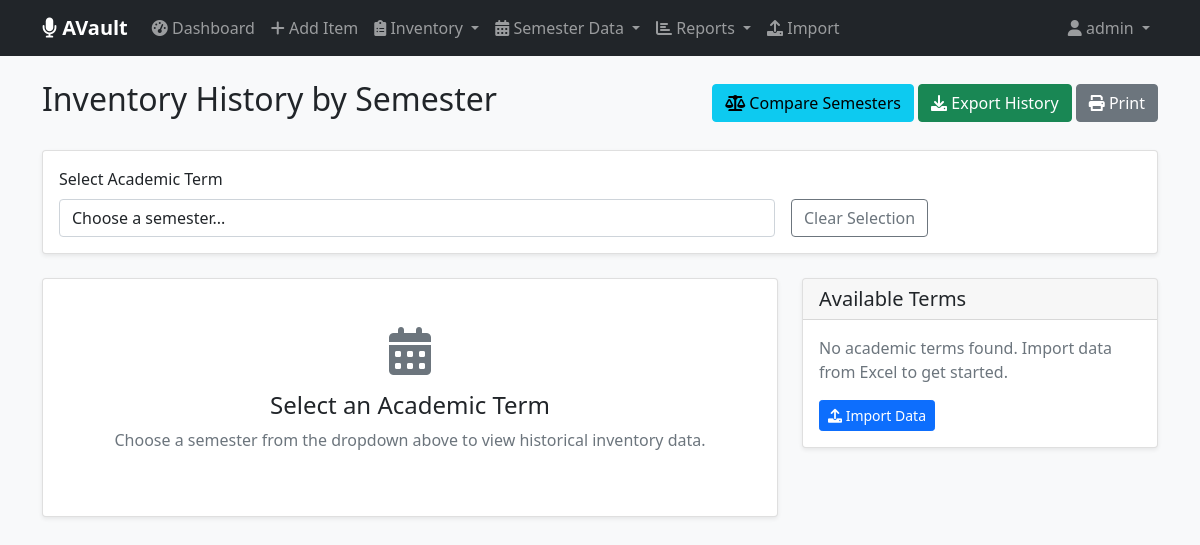
/inventory/semester-history/ (signed in), run on an earlier commit of the app's database.
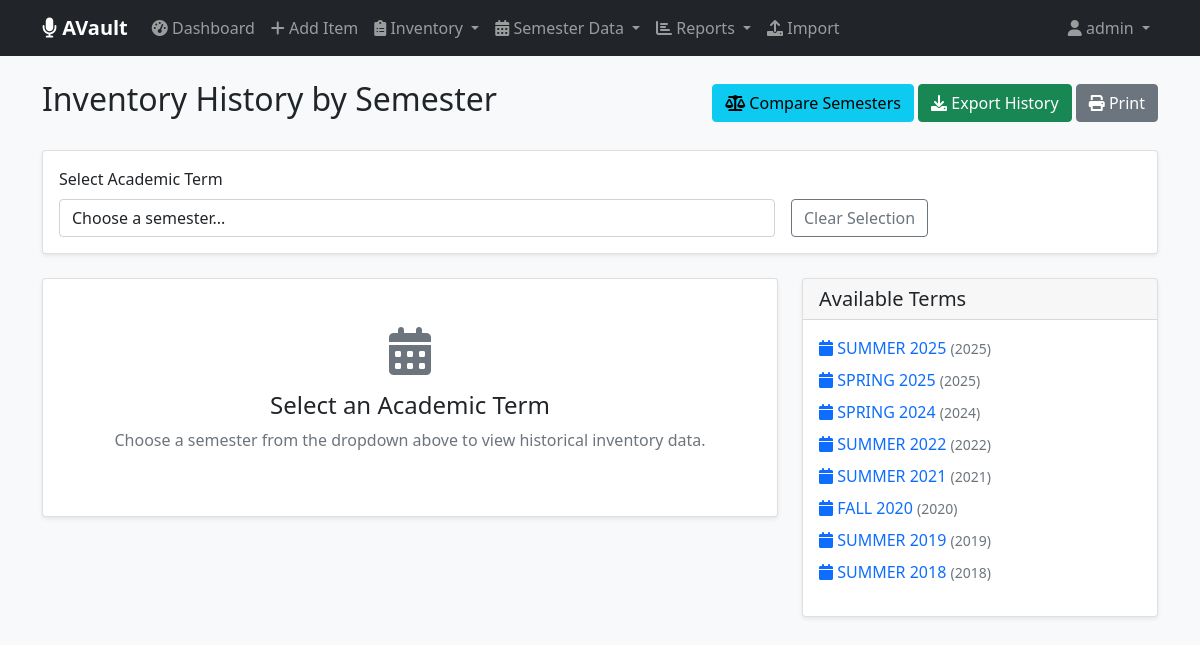
And on a later commit of the database.
### inventory/models.py (models this page shows, shortened)
class AcademicTerm(models.Model):
    TERM_CHOICES = [
        ('SPRING', 'Spring'),
        ('SUMMER', 'Summer'),
        ('FALL', 'Fall'),
        ('WINTER', 'Winter'),
    ]
    name = models.CharField(max_length=50, unique=True)  # e.g., "SPRING 2024"
    term = models.CharField(max_length=10, choices=TERM_CHOICES)
    year = models.IntegerField()
    start_date = models.DateField(null=True, blank=True)
    end_date = models.DateField(null=True, blank=True)
    created_at = models.DateTimeField(auto_now_add=True)
    class Meta:
        ordering = ['-year', '-term']
        unique_together = ['term', 'year']

### inventory/views.py (the view, shortened to what this page needs)
# urls.py: path('semester-history/', views.semester_history, name='semester_history'),
@login_required
def semester_history(request):
    terms = AcademicTerm.objects.all()
    selected_term = request.GET.get('term')
    context = {
        'terms': terms,
        'selected_term': selected_term
    }
    return render(request, 'inventory/semester_history.html', context)

### inventory/context_processors.py (called while the page is built, shortened)
def admin_stats(request):
    if not request.path.startswith('/admin/'):
        return {}

### inventory/templates/inventory/semester_history.html (shortened to what this page needs)
{% extends 'inventory/base.html' %}
{% block content %}
<div class="d-flex justify-content-between align-items-center mb-4 no-print">
    <h2>Inventory History by Semester</h2>
    <div>
        <a href="{% url 'inventory:semester_comparison' %}" class="btn btn-info">
            <i class="fas fa-balance-scale"></i> Compare Semesters
        </a>
        <a href="{% url 'inventory:export_semester_data' %}" class="btn btn-success">
            <i class="fas fa-download"></i> Export History
        </a>
        <button onclick="window.print()" class="btn btn-secondary">
            <i class="fas fa-print"></i> Print
        </button>
    </div>
</div>
<div class="card mb-4 no-print">
    <div class="card-body">
        <form method="get" class="row g-3">
            <div class="col-md-8">
                <label for="term" class="form-label">Select Academic Term</label>
                <select name="term" class="form-control" onchange="this.form.submit()">
                    <option value="">Choose a semester...</option>
                </select>
            </div>
            <div class="col-md-4 d-flex align-items-end">
                <a href="{% url 'inventory:semester_history' %}" class="btn btn-outline-secondary">Clear Selection</a>
            </div>
        </form>
    </div>
</div>
{% if selected_term_obj %}
    <div class="alert alert-info">
        <h5><i class="fas fa-calendar"></i> {{ selected_term_obj.name }} Summary</h5>
        <div class="row">
            <div class="col-md-3">
                <strong>Total Items:</strong> {{ total_items }}
            </div>
            <div class="col-md-3">
                <strong>Academic Year:</strong> {{ selected_term_obj.year }}
            </div>
            <div class="col-md-3">
                <strong>Term:</strong> {{ selected_term_obj.get_term_display }}
            </div>
            <div class="col-md-3">
                <strong>Categories:</strong> {{ counts_by_category|length }}
            </div>
        </div>
    </div>
    {% if counts_by_category %}
        {% for category_name, counts in counts_by_category.items %}
            <div class="mb-4">
                <h3 class="category-header p-3 rounded">{{ category_name }}</h3>
                <div class="table-responsive">
                    <table class="table table-striped table-hover">
                        <thead>
                            <tr>
                                <th>Item Name</th>
                                <th>Count</th>
                                <th>Location</th>
                                <th>Condition</th>
                                <th>Serial/Frequency</th>
                                <th class="no-print">Actions</th>
                            </tr>
                        </thead>
                        <tbody>
                            {% for count in counts %}
                                <tr>
                                    <td><strong>{{ count.item.name }}</strong></td>
                                    <td>
                                        <span class="badge bg-primary fs-6">{{ count.counted_quantity }}</span>
                                    </td>
                                    <td>{{ count.item.location|default:"-" }}</td>
                                    <td>{{ count.item.condition|default:"-" }}</td>
                                    <td>{{ count.item.serial_frequency|default:"-" }}</td>
                                    <td class="no-print">
                                        <a href="{% url 'inventory:item_trend_analysis' count.item.id %}"
                                           class="btn btn-sm btn-outline-info" title="View Trends">
                                            <i class="fas fa-chart-line"></i>
                                        </a>
                                        <a href="{% url 'inventory:edit_item' count.item.id %}"
                                           class="btn btn-sm btn-outline-primary" title="Edit Item">
                                            <i class="fas fa-edit"></i>
                                        </a>
                                    </td>
                                </tr>
                            {% endfor %}
                        </tbody>
                    </table>
                </div>
            </div>
        {% endfor %}
    {% else %}
        <div class="alert alert-warning">
            <i class="fas fa-exclamation-triangle"></i>
            No inventory data found for {{ selected_term_obj.name }}.
        </div>
    {% endif %}
{% else %}
    <div class="row">
        <div class="col-md-8">
            <div class="card">
                <div class="card-body text-center py-5">
                    <i class="fas fa-calendar-alt fa-3x text-muted mb-3"></i>
                    <h4>Select an Academic Term</h4>
                    <p class="text-muted">
                        Choose a semester from the dropdown above to view historical inventory data.
                    </p>
                </div>
            </div>
        </div>
        <div class="col-md-4">
            <div class="card">
                <div class="card-header">
                    <h5 class="mb-0">Available Terms</h5>
                </div>
                <div class="card-body">
                    {% if terms %}
                        <ul class="list-unstyled">
                            {% for term in terms|slice:":10" %}
                                <li class="mb-2">
                                    <a href="?term={{ term.id }}" class="text-decoration-none">
                                        <i class="fas fa-calendar"></i> {{ term.name }}
                                        <small class="text-muted">({{ term.year }})</small>
                                    </a>
                                </li>
                            {% endfor %}
                        </ul>
                    {% else %}
                        <p class="text-muted">No academic terms found. Import data from Excel to get started.</p>
                        {% if user.is_staff %}
                            <a href="{% url 'inventory:import_excel' %}" class="btn btn-primary btn-sm">
                                <i class="fas fa-upload"></i> Import Data
                            </a>
                        {% endif %}
                    {% endif %}
                </div>
            </div>
        </div>
    </div>
{% endif %}
{% endblock %}

### inventory/templates/inventory/base.html (shortened to what this page needs)
<!DOCTYPE html>
<html lang="en">
<head>
    <link href="https://cdn.jsdelivr.net/npm/bootstrap@5.1.3/dist/css/bootstrap.min.css" rel="stylesheet">
    <link rel="stylesheet" href="https://cdnjs.cloudflare.com/ajax/libs/font-awesome/6.0.0/css/all.min.css">
</head>
<body>
    <nav class="navbar navbar-expand-lg navbar-dark bg-dark no-print">
        <div class="container">
            <a class="navbar-brand" href="{% url 'inventory:dashboard' %}">
                <i class="fas fa-microphone"></i> AVault
            </a>
            <div class="collapse navbar-collapse" id="navbarNav">
                <ul class="navbar-nav me-auto">
                    <li class="nav-item">
                        <a class="nav-link" href="{% url 'inventory:dashboard' %}">
                            <i class="fas fa-tachometer-alt"></i> Dashboard
                        </a>
                    </li>
                    <li class="nav-item">
                        <a class="nav-link" href="{% url 'inventory:add_item' %}">
                            <i class="fas fa-plus"></i> Add Item
                        </a>
                    </li>
                    <li class="nav-item dropdown">
                        <a class="nav-link dropdown-toggle" href="#" role="button" data-bs-toggle="dropdown">
                            <i class="fas fa-clipboard-list"></i> Inventory
                        </a>
                    </li>
                    <li class="nav-item dropdown">
                        <a class="nav-link dropdown-toggle" href="#" role="button" data-bs-toggle="dropdown">
                            <i class="fas fa-calendar-alt"></i> Semester Data
                        </a>
                    </li>
                    <li class="nav-item dropdown">
                        <a class="nav-link dropdown-toggle" href="#" role="button" data-bs-toggle="dropdown">
                            <i class="fas fa-chart-bar"></i> Reports
                        </a>
                    </li>
                    {% if user.is_staff %}
                    <li class="nav-item">
                        <a class="nav-link" href="{% url 'inventory:import_excel' %}">
                            <i class="fas fa-upload"></i> Import
                        </a>
                    </li>
                    {% endif %}
                </ul>
                <ul class="navbar-nav">
                    <li class="nav-item dropdown">
                        <a class="nav-link dropdown-toggle" href="#" role="button" data-bs-toggle="dropdown">
                            <i class="fas fa-user"></i> {{ user.username }}
                        </a>
                    </li>
                </ul>
            </div>
        </div>
    </nav>
    <div class="container mt-4">
        {% block content %}{% endblock %}
    </div>
</body>
</html>

### inventory/templates/inventory/base.html (style rules this page uses)
body { background-color: #f8f9fa; }
.navbar-brand { font-weight: bold; }
.card { box-shadow: 0 0.125rem 0.25rem rgba(0, 0, 0, 0.075); }

What changed in the data, as far as the page shows it:
added AcademicTerm: name "SUMMER 2025", year "2025"
added AcademicTerm: name "SPRING 2025", year "2025"
added AcademicTerm: name "SPRING 2024", year "2024"
added AcademicTerm: name "SUMMER 2022", year "2022"
added AcademicTerm: name "SUMMER 2021", year "2021"
added AcademicTerm: name "FALL 2020", year "2020"
added AcademicTerm: name "SUMMER 2019", year "2019"
added AcademicTerm: name "SUMMER 2018", year "2018"
Also different on the page:
text no longer shown: "No academic terms found. Import data from Excel to get started. Import Data"
